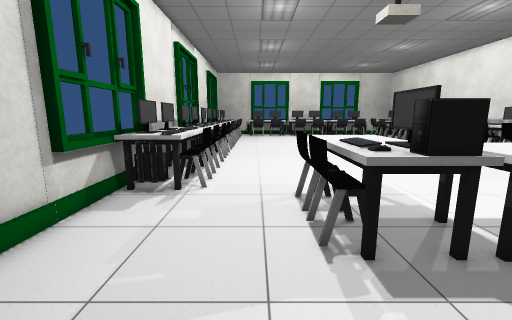
View 1 (above)

17 first-person views from a walk through a 3-D level made in the Unity game engine. The camera is 1.4 m above the floor, tilts 10° down and sees 90° across. The floor is counted in squares, 0.5 m on a side. Each view is taken from the middle of a square. On the plan, view 1 faces up. The plan holds only what a view shows up to about 19 squares ahead; the rest is blank. Some surface patterns are stand-ins.

View 2
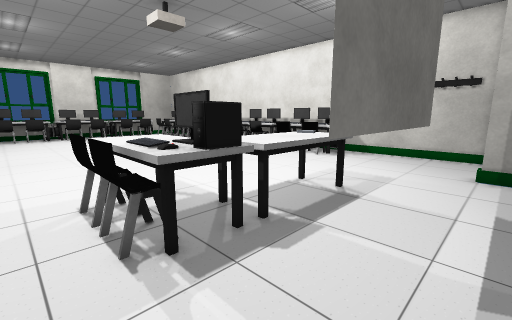

View 3
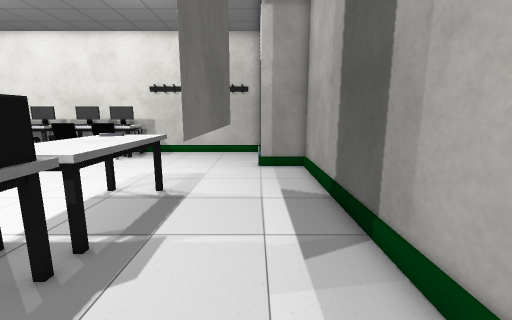

View 4
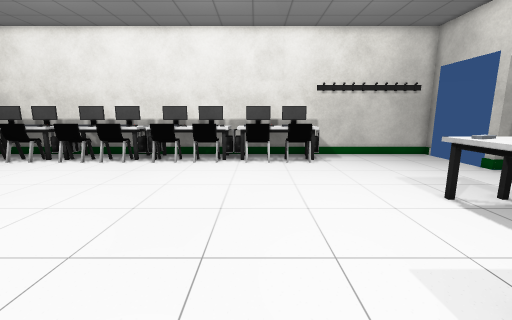

View 5
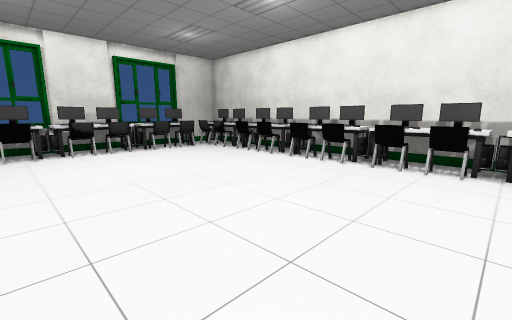

View 6
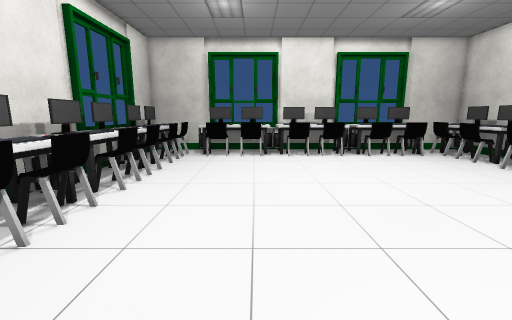

View 7
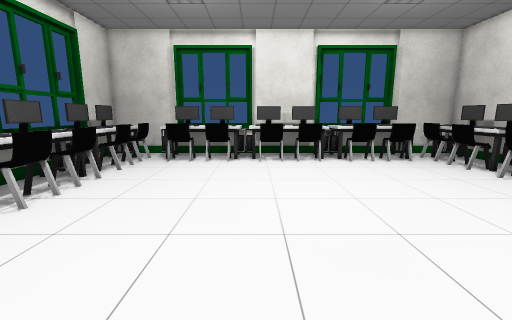

View 8
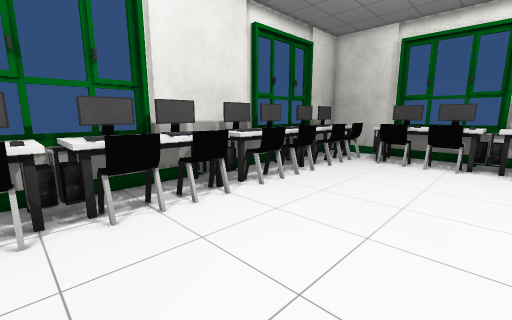

View 9
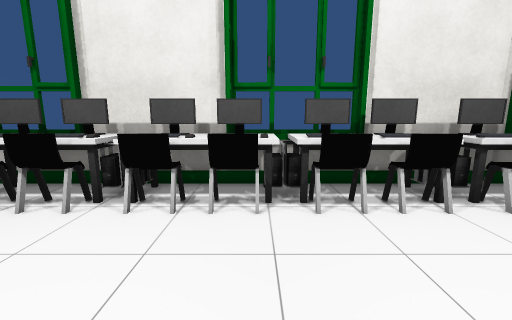

View 10
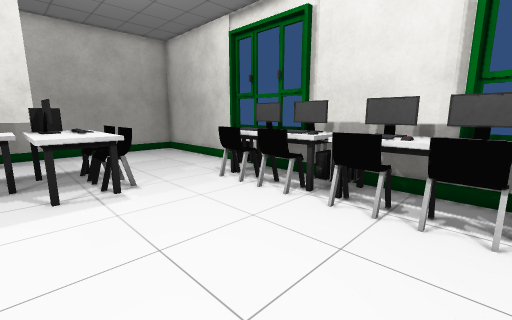

View 11
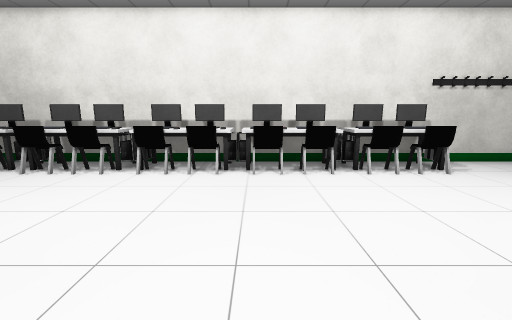

View 12
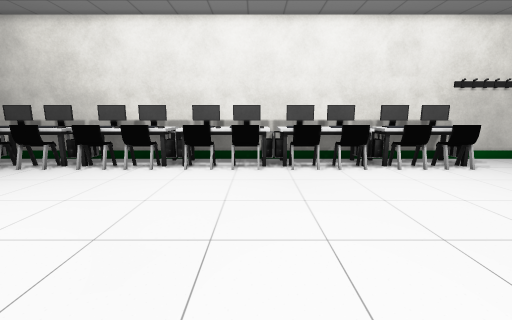

View 13
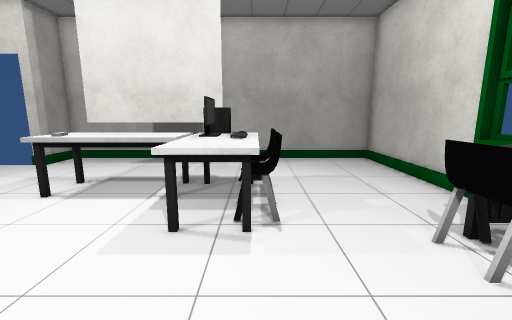

View 14
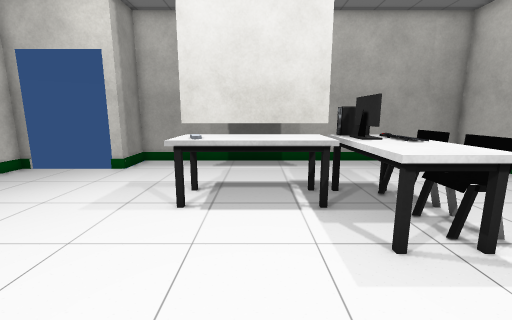

View 15
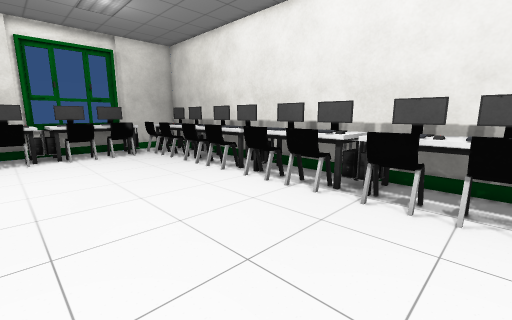

View 16
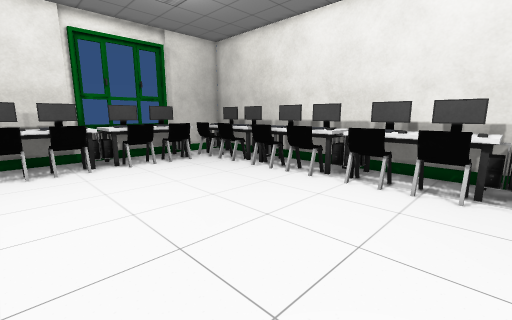

View 17
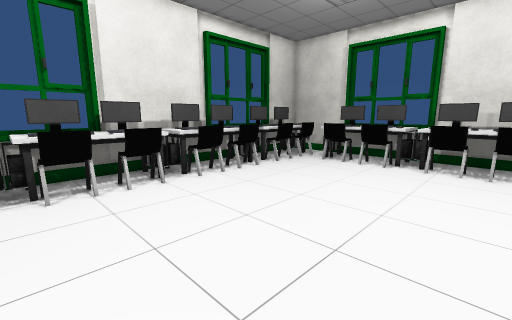

### Floor plan
Key: @ floor where view 1 was taken; # wall or solid block; . floor; = window, fence, low wall or low ledge; C computer; T thing the floor can be seen under or through; O other object.
Columns run from 6 left of view 1 to 20 right of it. Each row starts with its distance up from view 1.
 37  #   OOOOOOOOOOOOOOOOO   ##
 36  OOOOO O OOO OOOOO OOOOOOO#
 35  OO  OOOOOOOOOOOOOOOOO  OO#
 34 #OOOO.OOOO.OO.OO.OOOO.OOOO#
 33 #OOOO.................OOOO#
 32 #OOOO.................OOOO#
 31 ##OO...................OOO#
 30  OOOO.................OOOO#
 29  OOOO.................OOOO#
 28  OOOO.................OOOO#
 27  OO  ................. OOO#
 26 #OOOO.................OOOO#
 25 #OOOO.................OOOO#
 24 #OOO ................. OOO#
 23 #OOOO.................OOOO#
 22 #OOOO.................OOOO#
 21 #OOOO.................OOOO#
 20 ##OO...................OOO#
 19 #OOOO.................OOOO#
 18 #OOOO.................OOOO#
 17 #OOOO.................OOOO#
 16 #OOO ................. OOO#
 15 #OOOO.................OOOO#
 14 #OOOO.................OOOO#
 13 #OOOO.................OOOO#
 12 #OOOO.................OOOO#
 11 #OOOO.................OOOO#
 10 #OOOO.................OOOO#
  9 ##OO....OOO............OOO#
  8 #=.....OOOO..............##
  7 ##.....OOOOOOOOO.........#
  6  #.....OO##OOOOOO........#
  5  #.....OOCCOOOOO ........#
  4  #......OOOOOOOO.........#
  3  #.......................#
  2  #........TTTTTTT........#
  1  #..................#    #
  0  #....@.............#
 -1  #..................#
 -2  ####################

Positions as (right, up) in squares from view 1, and headings:
1: (0, 0), facing up
2: (0, 0), facing up-right
3: (0, 1), facing right
4: (1, 13), facing right
5: (2, 14), facing up-right
6: (3, 17), facing up
7: (5, 19), facing up
8: (5, 19), facing up-left
9: (5, 19), facing left
10: (5, 19), facing down-left
11: (4, 19), facing right
12: (3, 21), facing right
13: (2, 15), facing down
14: (7, 14), facing down
15: (8, 16), facing up-right
16: (6, 20), facing up-right
17: (8, 20), facing up-left
